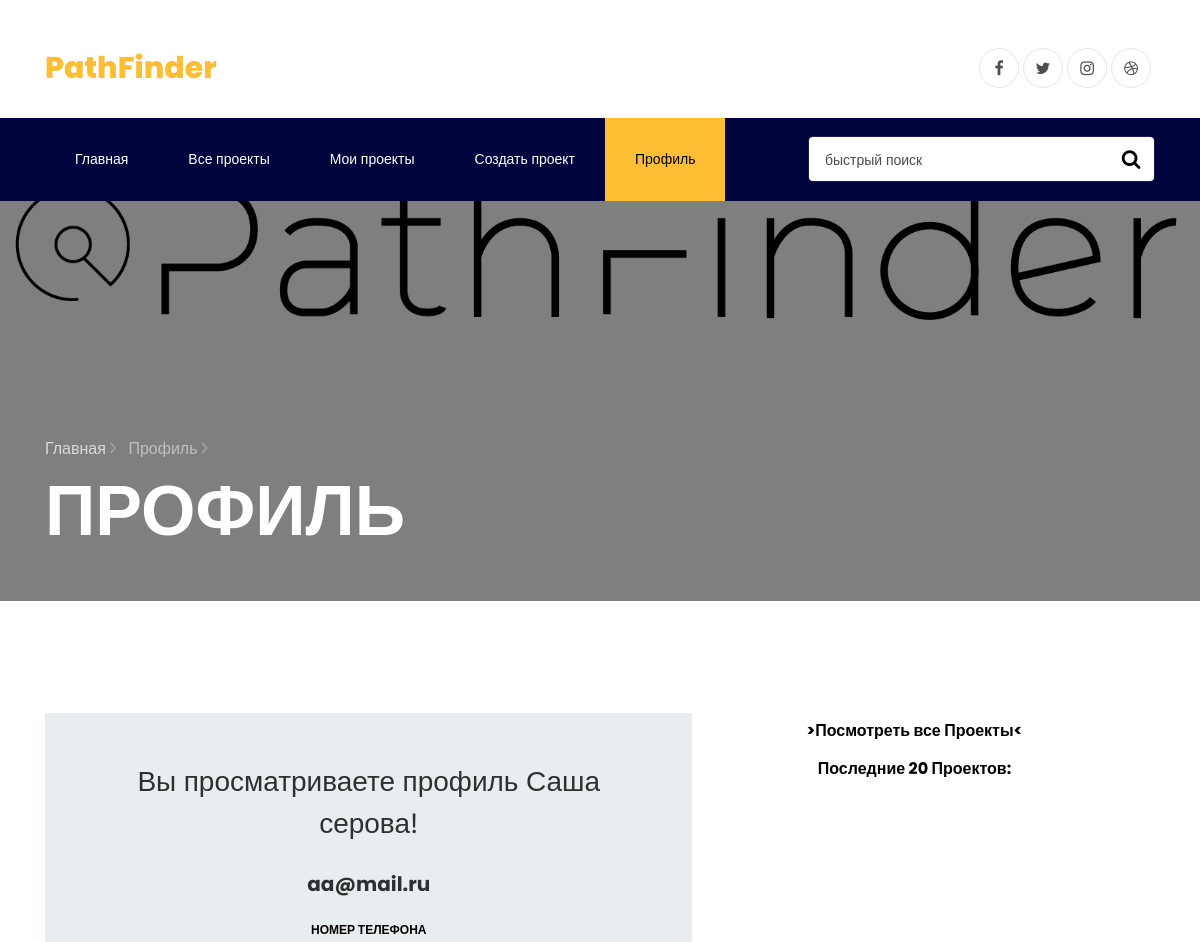
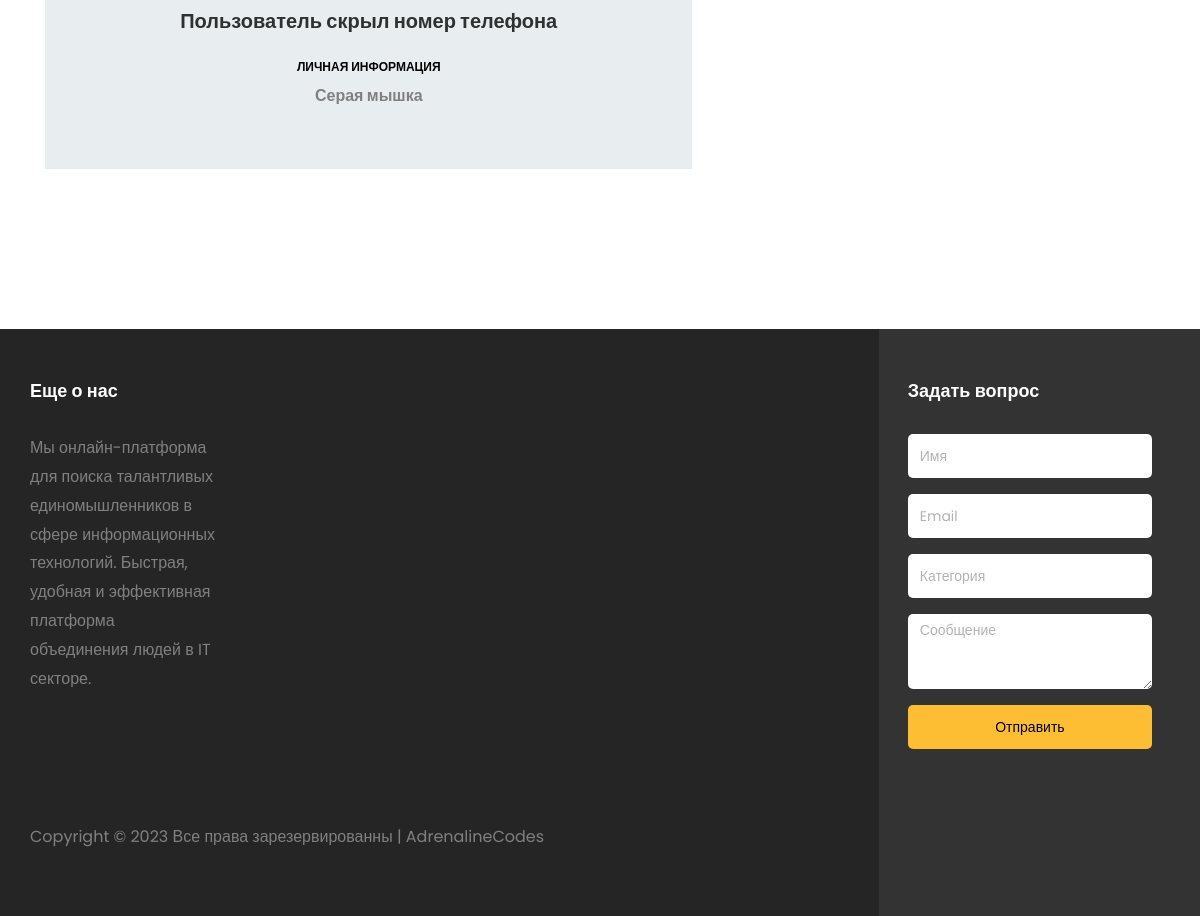
Screenshot of /lk.php?openid=26 with the database file from the repository (2 pictures, top to bottom).
### tables this page shows
CREATE TABLE `users` (
  `user_id` int(11) UNSIGNED NOT NULL,
  `user_login` text NOT NULL,
  `user_password` text NOT NULL,
  `user_hash` varchar(32) NOT NULL DEFAULT '',
  `user_name` text DEFAULT NULL,
  `user_phone` varchar(999) NOT NULL,
  `user_mail` mediumtext NOT NULL,
  `user_request` mediumtext NOT NULL,
  `user_about` longtext NOT NULL,
  `vision` int(11) NOT NULL
);

### main_script.php (called while the page is built, shortened)
<?php
$hashh = 0;
?>

### lk.php (the view, shortened to what this page needs)
<!DOCTYPE html>
<html lang="ru">
<?php
include 'main_script.php';
if (mysqli_query($link, "SELECT `user_id` FROM `users` WHERE `user_hash` LIKE '$hashh'")->fetch_array() != 0) {
  $resulttt = mysqli_query($link, "SELECT `user_id` FROM `users` WHERE `user_hash` LIKE '$hashh'");
  while ($dataaa = $resulttt->fetch_assoc()) {
    $userid = $dataaa['user_id'];
    $user_id = $userid;
  }
} else {
  header('Location: http://localhost/PathFinder/user.php');
}
?>
<head>
  <link rel="stylesheet" href="https://stackpath.bootstrapcdn.com/font-awesome/4.7.0/css/font-awesome.min.css">
  <link rel="stylesheet" href="css/animate.css">
  <link rel="stylesheet" href="css/owl.carousel.min.css">
  <link rel="stylesheet" href="css/owl.theme.default.min.css">
  <link rel="stylesheet" href="css/magnific-popup.css">
  <link rel="stylesheet" href="css/ionicons.min.css">
  <link rel="stylesheet" href="css/flaticon.css">
  <link rel="stylesheet" href="css/icomoon.css">
  <link rel="stylesheet" href="css/style.css">
</head>
<body>
  <div class="container pt-5">
    <div class="row justify-content-between">
      <div class="col">
        <a class="navbar-brand" href="index.php"><span> PathFinder</span></a>
      </div>
      <div class="col d-flex justify-content-end">
        <div class="social-media">
          <p class="mb-0 d-flex">
            <a href="#" class="d-flex align-items-center justify-content-center"><span class="fa fa-facebook"></span></a>
            <a href="#" class="d-flex align-items-center justify-content-center"><span class="fa fa-twitter"></span></a>
            <a href="#" class="d-flex align-items-center justify-content-center"><span class="fa fa-instagram"></span></a>
            <a href="#" class="d-flex align-items-center justify-content-center"><span class="fa fa-dribbble"></span></a>
          </p>
        </div>
      </div>
    </div>
  </div>
  <nav class="navbar navbar-expand-lg navbar-dark ftco_navbar bg-dark ftco-navbar-light" id="ftco-navbar">
    <div class="container">
      <form method="GET" class="searchform order-lg-last">
        <div class="form-group d-flex">
          <input type="text" name="search" class="form-control pl-3" placeholder="быстрый поиск">
          <button type="submit" placeholder="" class="form-control search"><span class="fa fa-search"></span></button>
        </div>
      </form>
      <div class="collapse navbar-collapse" id="ftco-nav">
        <ul class="navbar-nav mr-auto topmenu">
          <li class="nav-item"><a href="index.php" class="nav-link">Главная</a></li>
          <li class="nav-item"><a href="shop.php?category=0&page=1" class="nav-link">Все проекты </a></li>
          <?php
          if ($userid == 1) {
            echo '
						<li class="nav-item"><a href="orderinfo.php" class="nav-link">Админка</a></li>
						<li class="nav-item"><a href="contact.php" class="nav-link">Создать проект</a></li>';
          } elseif (mysqli_query($link, "SELECT `user_id` FROM `users` WHERE `user_hash` LIKE '$hashh'")->fetch_array() != 0) {
            echo '
						<li class="nav-item"><a href="cart.php" class="nav-link">Мои проекты</a></li>
						<li class="nav-item"><a href="contact.php" class="nav-link">Создать проект</a></li>';
          }
          ?>
          <li class="nav-item active"><a href="user.php" class="nav-link">Профиль</a></li>
        </ul>
      </div>
    </div>
  </nav>
  <section class="hero-wrap hero-wrap-2" style="background-image: url('images/logo3.png');"
    data-stellar-background-ratio="0.75">
    <div class="overlay"></div>
    <div class="container">
      <div class="row no-gutters slider-text align-items-end">
        <div class="col-md-9 ftco-animate pb-5">
          <p class="breadcrumbs mb-2"><span class="mr-2"><a href="index.php">Главная <i
                  class="ion-ios-arrow-forward"></i></a></span> <span>Профиль <i
                class="ion-ios-arrow-forward"></i></span></p>
          <h1 class="mb-0 bread">Профиль</h1>
        </div>
      </div>
    </div>
  </section>
  <section class="ftco-section text-center heading-section heading-section-white ftco-animate">
    <div class="container">
      <div class="row justify-content-center">
        <div class="col-md-12">
          <div class="wrapper">
            <?php
            if (isset($_GET['openid'])) {
              echo '<div class="row no-gutters mb-5">
              <div class="col-md-7">
                <div class="contact-wrap w-100 p-md-5 p-4">';
              $user_id = $_GET['openid'];
              if (isset($_GET['openid'])) {
                $date22 = mysqli_query($link, "SELECT `user_name` FROM `users` WHERE `user_id` LIKE '$user_id'");
                while ($date11 = $date22->fetch_assoc()) {
                  $date9 = $date11['user_name'];
                  echo '<h3 class="mb-4">Вы просматриваете профиль  ' . $date9 . '!</h3>';
                }
              }
            }
            echo '<div id="form-message-warning" class="mb-4"></div>
                  <div id="form-message-success" class="mb-4">
                  </div>
                  <form method="POST" id="contactForm" name="contactForm" class="contactForm">
                    <div class="row">
                      <div class="col-md-12">
                        <div class="form-group">';
            if (isset($_GET['openid'])) {
              $date2 = mysqli_query($link, "SELECT `user_mail` FROM `users` WHERE `user_id` LIKE '$user_id'");
              while ($date1 = $date2->fetch_assoc()) {
                $date = $date1['user_mail'];
                echo '<h5 class="font-weight-bold">' . $date . '</h5>';
              }
              echo '</div>
              </div>
              <div class="col-md-12">
                <div class="form-group">
                  <label class="label" for="name">Номер телефона</label>';
            }
            if (isset($_GET['openid'])) {
              $date2 = mysqli_query($link, "SELECT `user_phone` FROM `users` WHERE `user_id` LIKE '$user_id'");
              while ($date1 = $date2->fetch_assoc()) {
                $date = $date1['user_phone'];
                $vision2 = mysqli_query($link, "SELECT `vision` FROM `users` WHERE `user_id` LIKE '$user_id'");
                while ($vision1 = $vision2->fetch_assoc()) {
                  $vision = $vision1['vision'];
                }
                if ($vision == 1) {
                  echo '<h5 class="font-weight-bold">' . $date . '</h5>';
                } else {
                  echo '<h5 class="font-weight-bold">Пользователь скрыл номер телефона</h5>';
                }
              }
              echo '</div>
              </div>
              <div class="col-md-12">
                <div class="form-group">
                  <label class="label" for="name">Личная информация</label>';
              $date2 = mysqli_query($link, "SELECT `user_about` FROM `users` WHERE `user_id` LIKE '$user_id'");
              while ($date1 = $date2->fetch_assoc()) {
                $date = $date1['user_about'];
                echo '<h6 class="font-weight-bold">' . $date . '</h6>';
              }
              echo '
          </div>
        </div>
              </div>
              </form>
            </div>
            </div>
            <div class="col-md-13 text-center heading-section heading-section-white ftco-animate">';
              $result = mysqli_query($link, "SELECT `user_id` FROM `users` WHERE `user_hash` LIKE '$hashh'");
              while ($data = $result->fetch_assoc()) {
                $userid = $data['user_id'];
                if ($userid == 1) {
                  echo '<a href="orderinfo.php" class="py-1 d-block subheading ">>Посмотреть все Проекты<</a>
                    <span class="subheading">Последние 20 Проектов:</span>
                    <div class="text mt-3 text-center">';
                }
              }
              echo ' </div>
                  </div>
                  ';
            }
            ?>
          </div>
  </section>
  <footer class="footer">
    <div class="container-fluid px-lg-5">
      <div class="row">
        <div class="col-md-9 py-5">
          <div class="row">
            <div class="col-md-4 mb-md-0 mb-4">
              <h2 class="footer-heading">Еще о нас</h2>
              <p>Мы онлайн-платформа для поиска талантливых единомышленников в сфере информационных технологий. Быстрая,
                удобная и эффективная платформа объединения людей в IT секторе.</p>
              <ul class="ftco-footer-social p-0">
              </ul>
            </div>
            <div class="col-md-8">
            </div>
          </div>
          <div class="row mt-md-5">
            <div class="col-md-12">
              <p class="copyright">
                Copyright &copy;
                <script>document.write(new Date().getFullYear());</script> Все права зарезервированны |
                AdrenalineCodes</a>
              </p>
            </div>
          </div>
        </div>
        <div class="col-md-3 py-md-5 py-4 aside-stretch-right pl-lg-5">
          <h2 class="footer-heading">Задать вопрос</h2>
          <form action="#" class="contact-form">
            <div class="form-group">
              <input type="text" class="form-control" placeholder="Имя">
            </div>
            <div class="form-group">
              <input type="text" class="form-control" placeholder="Email">
            </div>
            <div class="form-group">
              <input type="text" class="form-control" placeholder="Категория">
            </div>
            <div class="form-group">
              <textarea name="" id="" cols="30" rows="3" class="form-control" placeholder="Сообщение"></textarea>
            </div>
            <div class="form-group">
              <button type="submit" class="form-control submit px-3">Отправить</button>
            </div>
          </form>
        </div>
      </div>
    </div>
  </footer>
</body>
</html>

### rows the page displays
users: user_name "Саша серова", user_mail "aa@mail.ru", user_about "Серая мышка"
users: shows ">Посмотреть все Проекты<"
